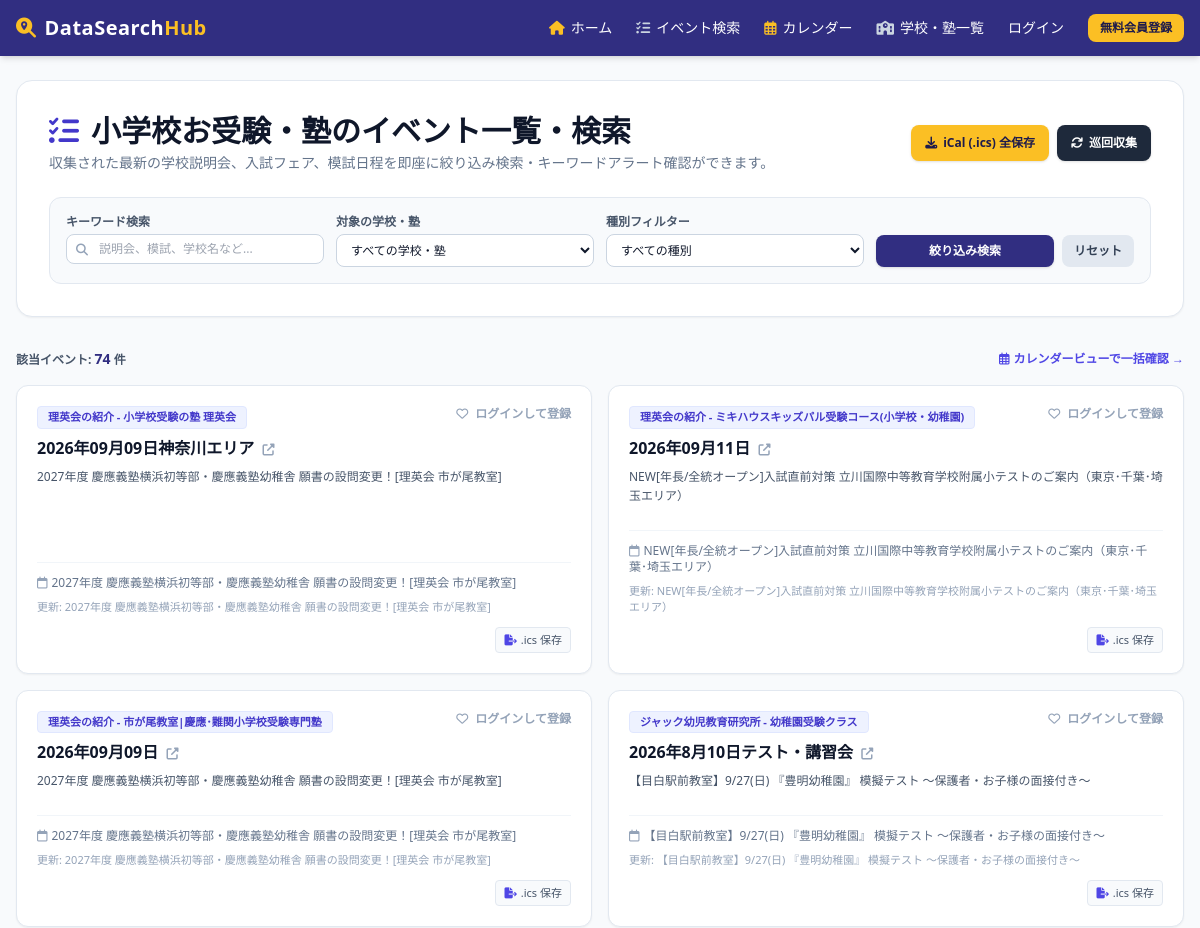
Before: /search (upper part) with the older database file.
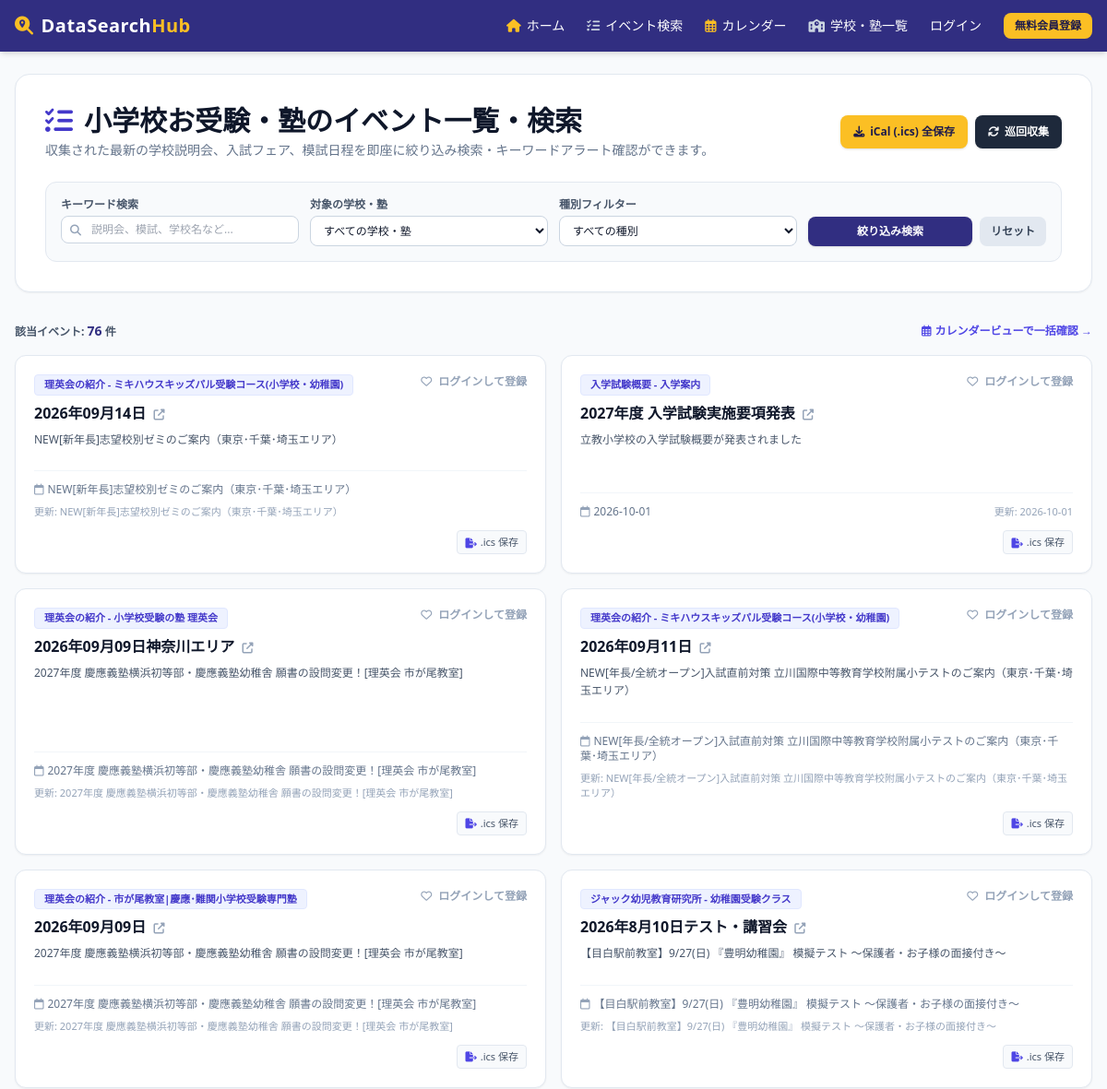
After: the same page with the newer database file.
### app/models/schema.py (models this page shows, shortened)
class Event(Base):
    __tablename__ = "events"
    id = Column(Integer, primary_key=True, index=True)
    source_id = Column(Integer, ForeignKey("sources.id"), nullable=False)
    title = Column(String, index=True, nullable=False)
    content = Column(Text, nullable=True)
    url = Column(String, nullable=True)
    published_date = Column(String, nullable=True)                      # 発表日 / 更新日
    event_date = Column(String, index=True, nullable=True)               # イベント開催日・試験日 (YYYY-MM-DD)
    location = Column(String, nullable=True)                            # 開催場所・会場
    created_at = Column(DateTime, default=datetime.utcnow)
    is_notified = Column(Boolean, default=False)                         # メール通知済みフラグ
    source = relationship("Source", back_populates="events")
    notifications = relationship("NotificationLog", back_populates="event", cascade="all, delete-orphan")

class Source(Base):
    __tablename__ = "sources"
    id = Column(Integer, primary_key=True, index=True)
    source_id = Column(String, unique=True, index=True, nullable=False) # e.g. keio_yochisha
    category_id = Column(Integer, ForeignKey("categories.id"), nullable=False)
    name = Column(String, nullable=False)                                # e.g. 慶應義塾幼稚舎
    type = Column(String, nullable=False)                                # e.g. school, cram_school
    url = Column(String, nullable=False)
    schedule_interval_minutes = Column(Integer, default=60)
    selectors_json = Column(Text, nullable=False)                        # スクレイピングルール (JSON文字列)
    last_scraped_at = Column(DateTime, nullable=True)                    # 最終巡回実行日時
    category = relationship("Category", back_populates="sources")
    events = relationship("Event", back_populates="source", cascade="all, delete-orphan")
    favorited_by = relationship("Favorite", back_populates="source", cascade="all, delete-orphan")

### app/main.py (the view)
@app.get("/events", response_class=HTMLResponse)
@app.get("/search", response_class=HTMLResponse)
async def events_search_page(
    request: Request,
    q: Optional[str] = Query(None),
    category: Optional[str] = Query("elementary_school"),
    source_id: Optional[str] = Query(None),
    event_type: Optional[str] = Query(None),
    db: Session = Depends(get_db)
):
    user = get_current_user_optional(request, db)
    categories = db.query(Category).all()
    sources = db.query(Source).all()
    query = db.query(Event).options(joinedload(Event.source))
    if category and category != "all":
        current_cat = db.query(Category).filter(Category.category_id == category).first()
        if current_cat:
            query = query.filter(Source.category_id == current_cat.id)
    parsed_source_id = None
    if source_id and source_id.isdigit():
        parsed_source_id = int(source_id)
        query = query.filter(Event.source_id == parsed_source_id)
    if event_type and event_type != "all":
        query = query.filter(Source.type == event_type)
    if q:
        search_term = f"%{q}%"
        query = query.filter(
            or_(
                Event.title.like(search_term),
                Event.content.like(search_term),
                Event.location.like(search_term),
                Source.name.like(search_term)
            )
        )
    events = query.order_by(Event.created_at.desc()).all()
    favorite_source_ids = []
    user_alert_keywords = []
    if user:
        favorite_source_ids = [fav.source_id for fav in user.favorites]
        user_alert_keywords = [alert.keyword for alert in user.keyword_alerts]
    for event in events:
        matched = []
        event_text = f"{event.title} {event.content or ''}"
        for kw in user_alert_keywords:
            if kw and kw.lower() in event_text.lower():
                matched.append(kw)
        event.matched_alerts = matched
    return templates.TemplateResponse(
        request=request,
        name="events.html",
        context={
            "user": user,
            "categories": categories,
            "sources": sources,
            "current_category_id": category,
            "selected_source_id": parsed_source_id,
            "selected_event_type": event_type,
            "search_query": q or "",
            "events": events,
            "favorite_source_ids": favorite_source_ids,
            "user_alert_keywords": user_alert_keywords
        }
    )

### app/templates/events.html (shortened to what this page needs)
{% extends "base.html" %}
{% block content %}
<div class="bg-white p-6 md:p-8 rounded-2xl shadow-sm border border-slate-200 mb-8 space-y-6">
    <div class="flex flex-col md:flex-row justify-between items-start md:items-center gap-4">
        <div>
            <h1 class="text-2xl md:text-3xl font-extrabold text-slate-900 flex items-center">
                <i class="fa-solid fa-list-check text-indigo-700 mr-3"></i>小学校お受験・塾のイベント一覧・検索
            </h1>
            <p class="text-slate-500 text-sm mt-1">収集された最新の学校説明会、入試フェア、模試日程を即座に絞り込み検索・キーワードアラート確認ができます。</p>
        </div>
        <div class="flex items-center space-x-2">
            <a href="/api/user-calendar-feed.ics" class="bg-amber-400 hover:bg-amber-300 text-indigo-950 font-bold text-xs px-3.5 py-2.5 rounded-lg shadow transition flex items-center">
                <i class="fa-solid fa-download mr-1.5"></i> iCal (.ics) 全保存
            </a>
            <form action="/scrape-now" method="post" onsubmit="var btn = this.querySelector('button'); btn.disabled = true; btn.innerHTML = '<i class=\'fa-solid fa-spinner fa-spin mr-1.5\'></i> 巡回実行中...';">
                <button type="submit" class="bg-slate-800 hover:bg-slate-700 text-white font-bold text-xs px-3.5 py-2.5 rounded-lg shadow transition flex items-center">
                    <i class="fa-solid fa-arrows-rotate mr-1.5"></i> 巡回収集
                </button>
            </form>
        </div>
    </div>
    <form action="/events" method="get" class="bg-slate-50 p-4 rounded-xl border border-slate-200 grid grid-cols-1 sm:grid-cols-2 md:grid-cols-4 gap-3">
        <div>
            <label class="block text-xs font-bold text-slate-600 mb-1">キーワード検索</label>
            <div class="relative">
                <input type="text" name="q" value="{{ search_query }}" placeholder="説明会、模試、学校名など..." class="w-full bg-white text-slate-900 border border-slate-300 rounded-lg pl-8 pr-3 py-1.5 text-xs focus:outline-none focus:ring-2 focus:ring-indigo-500">
                <i class="fa-solid fa-magnifying-glass absolute left-2.5 top-2 text-slate-400 text-xs"></i>
            </div>
        </div>
        <div>
            <label class="block text-xs font-bold text-slate-600 mb-1">対象の学校・塾</label>
            <select name="source_id" class="w-full bg-white text-slate-900 border border-slate-300 rounded-lg px-2.5 py-1.5 text-xs focus:outline-none focus:ring-2 focus:ring-indigo-500">
                <option value="all">すべての学校・塾</option>
            </select>
        </div>
        <div>
            <label class="block text-xs font-bold text-slate-600 mb-1">種別フィルター</label>
            <select name="event_type" class="w-full bg-white text-slate-900 border border-slate-300 rounded-lg px-2.5 py-1.5 text-xs focus:outline-none focus:ring-2 focus:ring-indigo-500">
                <option value="all">すべての種別</option>
            </select>
        </div>
        <div class="flex items-end space-x-2">
            <button type="submit" class="flex-grow bg-indigo-900 hover:bg-indigo-800 text-white font-bold text-xs py-2 rounded-lg shadow transition flex items-center justify-center">
                絞り込み検索
            </button>
            <a href="/events" class="bg-slate-200 hover:bg-slate-300 text-slate-700 font-bold text-xs px-3 py-2 rounded-lg transition">
                リセット
            </a>
        </div>
    </form>
</div>
<div class="mb-4 flex justify-between items-center text-xs font-bold text-slate-600">
    <div>
        <span>該当イベント: <strong class="text-indigo-900 text-sm">{{ events|length }}</strong> 件</span>
    </div>
    <div>
        <a href="/calendar" class="text-indigo-600 hover:underline flex items-center">
            <i class="fa-regular fa-calendar-days mr-1"></i> カレンダービューで一括確認 →
        </a>
    </div>
</div>
{% if events %}
<div class="grid grid-cols-1 md:grid-cols-2 gap-4">
    {% for event in events %}
    <div class="bg-white rounded-xl shadow-sm border border-slate-200 p-5 flex flex-col justify-between space-y-3 relative overflow-hidden transition hover:shadow-md hover:border-indigo-200">
        <div>
            <div class="flex justify-between items-start mb-2">
                <span class="text-[11px] font-bold bg-indigo-50 text-indigo-700 px-2.5 py-0.5 rounded border border-indigo-100">
                    {{ event.source.name }}
                </span>
                {% if user %}
                    {% if event.source_id in favorite_source_ids %}
                        <form action="/toggle-favorite" method="post" class="inline">
                            <input type="hidden" name="source_id" value="{{ event.source_id }}">
                            <button type="submit" title="お気に入り解除" class="text-xs bg-rose-50 hover:bg-rose-100 text-rose-600 font-bold px-2.5 py-1 rounded border border-rose-200 transition">
                                <i class="fa-solid fa-heart mr-1 text-rose-500"></i> お気に入り
                            </button>
                        </form>
                    {% else %}
                        <form action="/toggle-favorite" method="post" class="inline">
                            <input type="hidden" name="source_id" value="{{ event.source_id }}">
                            <button type="submit" title="お気に入り追加" class="text-xs bg-slate-100 hover:bg-slate-200 text-slate-700 font-bold px-2.5 py-1 rounded border border-slate-300 transition">
                                <i class="fa-regular fa-heart mr-1"></i> お気に入り追加
                            </button>
                        </form>
                    {% endif %}
                {% else %}
                    <a href="/login" class="text-xs text-slate-400 hover:text-indigo-600 font-bold">
                        <i class="fa-regular fa-heart mr-1"></i> ログインして登録
                    </a>
                {% endif %}
            </div>
            <h3 class="text-base font-bold text-slate-900 mb-2 leading-snug">
                <a href="{{ event.official_url }}" target="_blank" class="hover:text-indigo-600 transition">
                    {{ event.title }} <i class="fa-solid fa-up-right-from-square text-xs text-slate-400 ml-1"></i>
                </a>
            </h3>
            {% if event.content %}
            <p class="text-slate-600 text-xs mb-3 line-clamp-2 leading-relaxed">{{ event.content }}</p>
            {% endif %}
        </div>
        <div class="border-t border-slate-100 pt-3 text-xs font-medium text-slate-500 space-y-2">
            <div class="flex flex-wrap justify-between items-center gap-2">
                <div class="flex space-x-3">
                    {% if event.event_date %}
                    <span class="text-slate-500 font-medium">
                        <i class="fa-regular fa-calendar mr-1 text-slate-400"></i>{{ event.event_date }}
                    </span>
                    {% endif %}
                </div>
                {% if event.published_date %}
                <span class="text-slate-400 text-[11px]">更新: {{ event.published_date }}</span>
                {% endif %}
            </div>
            <div class="flex justify-end space-x-2 pt-1">
                <a href="/events/{{ event.id }}/ical" class="text-[11px] text-slate-600 hover:text-indigo-700 bg-slate-50 hover:bg-indigo-50 border border-slate-200 px-2 py-1 rounded transition flex items-center">
                    <i class="fa-solid fa-file-export mr-1 text-indigo-600"></i> .ics 保存
                </a>
            </div>
        </div>
    </div>
    {% endfor %}
</div>
{% else %}
<div class="bg-white p-12 rounded-xl shadow-sm border border-slate-200 text-center text-slate-500">
    <i class="fa-solid fa-magnifying-glass text-4xl mb-3 text-slate-300"></i>
    <p class="font-bold">条件に一致するイベントが見つかりませんでした。</p>
    <p class="text-xs text-slate-400 mt-1">検索条件を変更するか、右上の「巡回収集」をお試しください。</p>
</div>
{% endif %}
{% endblock %}

### app/templates/base.html (shortened to what this page needs)
<!DOCTYPE html>
<html lang="ja">
<head>
    <script src="https://cdn.tailwindcss.com"></script>
    <link rel="stylesheet" href="https://cdnjs.cloudflare.com/ajax/libs/font-awesome/6.4.0/css/all.min.css">
</head>
<body class="bg-slate-50 font-sans min-h-screen flex flex-col text-slate-800">
    <header class="bg-indigo-900 text-white shadow-md sticky top-0 z-40">
        <div class="max-w-7xl mx-auto px-4 py-3.5 flex flex-wrap justify-between items-center">
            <a href="/" class="flex items-center space-x-2 text-xl font-bold tracking-wide">
                <i class="fa-solid fa-magnifying-glass-location text-amber-400"></i>
                <span>DataSearch<span class="text-amber-400">Hub</span></span>
            </a>
            <nav class="flex items-center space-x-4 md:space-x-6 text-sm font-medium mt-2 sm:mt-0">
                <a href="/" class="hover:text-amber-300 transition flex items-center">
                    <i class="fa-solid fa-house mr-1.5 text-amber-400"></i>ホーム
                </a>
                <a href="/events" class="hover:text-amber-300 transition flex items-center">
                    <i class="fa-solid fa-list-check mr-1.5 text-slate-300"></i>イベント検索
                </a>
                <a href="/calendar" class="hover:text-amber-300 transition flex items-center">
                    <i class="fa-regular fa-calendar-days mr-1.5 text-amber-400"></i>カレンダー
                </a>
                <a href="/schools" class="hover:text-amber-300 transition hidden sm:inline-flex items-center">
                    <i class="fa-solid fa-school mr-1.5 text-slate-300"></i>学校・塾一覧
                </a>
                {% if user %}
                    <a href="/dashboard" class="bg-indigo-800 hover:bg-indigo-700 px-3 py-1.5 rounded-lg border border-indigo-600 transition flex items-center">
                        <i class="fa-regular fa-user mr-1.5 text-amber-400"></i> {{ user.username }}
                    </a>
                    <a href="/logout" class="text-xs text-slate-300 hover:text-red-300">ログアウト</a>
                {% else %}
                    <a href="/login" class="hover:text-amber-300 transition">ログイン</a>
                    <a href="/register" class="bg-amber-400 hover:bg-amber-300 text-indigo-950 px-3 py-1.5 rounded-lg font-bold text-xs transition">無料会員登録</a>
                {% endif %}
            </nav>
        </div>
    </header>
    <main class="flex-grow max-w-7xl w-full mx-auto px-4 py-6">
        {% block content %}{% endblock %}
    </main>
</body>
</html>

Changed rows visible on the page:
added Event: source.name "理英会の紹介 - ミキハウスキッズパル受験コース(小学校・幼稚園)", title "2026年09月14日", content "NEW[新年長]志望校別ゼミのご案内（東京･千葉･埼玉エリア）", event_date "NEW[新年長]志望校別ゼミのご案内（東京･千葉･埼玉エリア）", published_date "NEW[新年長]志望校別ゼミのご案内（東京･千葉･埼玉エリア）"
added Event: source.name "入学試験概要 - 入学案内", title "2027年度 入学試験実施要項発表", content "立教小学校の入学試験概要が発表されました", event_date "2026-10-01", published_date "2026-10-01"
Other visible differences:
{{ events|length }}: "74" → "76"
